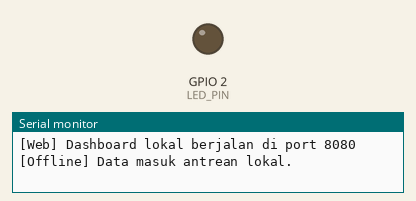
Bench run of a sketch on a simulated ESP32. Parts: output pins drawn as LEDs (lit = HIGH), the last lines printed to the serial monitor. WiFi joins after 1.5 s; servers stay silent unless stated; uploads are accepted with an empty reply; the local clock reads 2024-03-15 10:24:30 at power-on unless the sketch sets it; storage starts empty.

Above: at 1.6 s.
At 38.02 s:
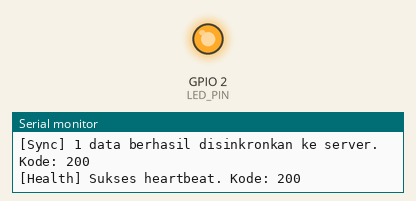
Timing chart, 0 to 39.6 s (numbered marks = the images above):
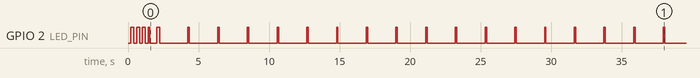

Measured:
- by itself, GPIO 2 (LED_PIN): goes 3 × (HIGH 0.20 s, LOW 0.20 s), HIGH 0.13 s, LOW 0.50 s, HIGH 0.19 s, 17 × (LOW 2.0 s, HIGH 0.10 s), then LOW

The sketch:

Sensor_Suhu.ino
```cpp
#include <Arduino.h>
#include <LittleFS.h>
#include <esp_task_wdt.h>
#include <esp_idf_version.h>

#include "Config.h"
#include "AppConfig.h"
#include "NetworkService.h"
#include "DHTService.h"
#include "LEDService.h"

#define WDT_TIMEOUT 30 // 30 Detik toleransi (network.begin() blocking max 10 detik di Core 0)

// Inisialisasi layanan jaringan dan modul sensor
NetworkService network;
DHTService dhtModule;
LEDService ledIndicator(LED_PIN);

// Deklarasi Task
void TaskNetwork(void *pvParameters);
void TaskSensor(void *pvParameters);

// Fungsi ini otomatis berjalan saat modul DHT mendeteksi sensor dicolok atau suhu berubah
void onSensorChange(String id, float temp, float hum) {
  // Hanya push ke queue. TaskNetwork yang akan kirim HTTP secara asinkron.
  network.sendDataToAPI("DHT_UPDATE", id, temp, hum);
}

void setup() {
  Serial.begin(115200);
  ledIndicator.begin();

  // 1. Inisialisasi Watchdog Timer (Perlindungan Crash - Dukungan Cross-Version Core v2 dan v3)
#if ESP_IDF_VERSION >= ESP_IDF_VERSION_VAL(5, 0, 0)
  esp_task_wdt_config_t wdt_config = {
    .timeout_ms = WDT_TIMEOUT * 1000,
    .idle_core_mask = (1 << portNUM_PROCESSORS) - 1,
    .trigger_panic = true
  };
  // Reconfigure karena di Core 3.x WDT mungkin sudah diinisialisasi otomatis
  esp_task_wdt_reconfigure(&wdt_config);
#endif

  // 2. Inisialisasi File System & Konfigurasi
  if (!LittleFS.begin(true)) {
    Serial.println("[Storage] Error: Gagal me-mount LittleFS!");
  } else {
    Serial.println("[Storage] LittleFS berhasil di-mount.");
  }
  appConfig.load(); // Load parameter dari LittleFS

  // 3. Daftarkan callback sensor & inisialisasi hardware sensor
  dhtModule.onDataChange(onSensorChange);
  dhtModule.begin();

  // 4. Pembuatan FreeRTOS Tasks (Dual-Core)
  //    PENTING: Tasks dibuat SEBELUM network.begin() agar sensor langsung berjalan
  //    network.begin() (WiFiManager) dipanggil di dalam TaskNetwork sehingga
  //    hanya memblok Core 0, tidak memblok TaskSensor di Core 1.
  xTaskCreatePinnedToCore(
    TaskNetwork,   // Fungsi task
    "TaskNetwork", // Nama task
    8192,          // Stack size (WiFi dan HTTPClient butuh cukup besar)
    NULL,          // Parameter
    1,             // Priority
    NULL,          // Task handle
    0              // Dijalankan di Core 0 (Khusus Jaringan)
  );

  xTaskCreatePinnedToCore(
    TaskSensor,
    "TaskSensor",
    4096,
    NULL,
    1,
    NULL,
    1              // Dijalankan di Core 1 (Khusus Sensor & Hardware)
  );

  Serial.println("[System] FreeRTOS Dual-Core Berhasil Berjalan!");
  Serial.println("[System] Sensor mulai berjalan. WiFi diinisialisasi di latar belakang (Core 0)...");
}

// Loop utama Arduino tidak dipakai agar memori bersih
void loop() {
  vTaskDelete(NULL);
}

// ==========================================
// FREERTOS TASKS
// ==========================================

void TaskNetwork(void *pvParameters) {
  // network.begin() dipanggil di sini, di dalam task Core 0.
  // Ini akan memblok Core 0 max ~10 detik (WiFiManager connect timeout).
  // JANGAN mendaftarkan task ini ke WDT sebelum network.begin() selesai,
  // karena default WDT timeout adalah 5 detik (akan menyebabkan crash).
  network.begin();

  // Setelah selesai inisialisasi jaringan (terlepas dari berhasil atau masuk AP mode),
  // baru daftarkan task ini ke Watchdog Timer.
  esp_task_wdt_add(NULL);

  unsigned long previousHeartbeatMillis = 0;

  for(;;) {
    esp_task_wdt_reset(); // Beri makan WDT agar tidak reboot

    // Proses semua infrastruktur jaringan (WiFiManager portal, OTA, Sync Queue, Web Server)
    network.handle();

    // Heartbeat Status API
    unsigned long currentMillis = millis();
    if (currentMillis - previousHeartbeatMillis >= HEARTBEAT_INTERVAL || (previousHeartbeatMillis == 0 && currentMillis > 10000)) {
      previousHeartbeatMillis = currentMillis;
      String sensorStatus = dhtModule.getSensorsStatusJSON();
      network.sendHealthCheck(sensorStatus);
    }

    vTaskDelay(10 / portTICK_PERIOD_MS); // Istirahatkan core agar tidak overheat
  }
}

void TaskSensor(void *pvParameters) {
  esp_task_wdt_add(NULL);

  for(;;) {
    esp_task_wdt_reset(); // Feed WDT di awal loop

    // Baca sensor: esp_task_wdt_reset() dipanggil di dalam DHTService::handle() per-sensor
    dhtModule.handle();

    esp_task_wdt_reset(); // Feed WDT lagi setelah selesai semua pembacaan

    // Logika Indikator LED Dinamis (Sudah Terpisah)
    ledIndicator.handle(WiFi.status() == WL_CONNECTED, network.getQueueCountFast());

    vTaskDelay(10 / portTICK_PERIOD_MS);
  }
}
```

DHTService.cpp
```cpp
#include "DHTService.h"

float DHTService::getAverage(float* array, int size) {
  float sum = 0;
  for (int i = 0; i < size; i++) {
    sum += array[i];
  }
  return sum / size;
}

// Fungsi pembacaan DHT11 kustom yang TIDAK mematikan interupsi (noInterrupts/InterruptLock).
// Mengeliminasi 100% kemungkinan WDT Panic akibat IPC dari WiFiManager/Dual-Core.
bool readDHT11Safe(int pin, float &temp, float &hum) {
  uint8_t data[5] = {0, 0, 0, 0, 0};

  pinMode(pin, OUTPUT);
  digitalWrite(pin, LOW);
  delay(20); // Hold LOW untuk start signal DHT11
  digitalWrite(pin, HIGH);
  delayMicroseconds(30);
  pinMode(pin, INPUT_PULLUP);

  unsigned long timeout;

  // Tunggu DHT menarik LOW
  timeout = micros();
  while(digitalRead(pin) == HIGH) {
    if (micros() - timeout > 100) return false;
  }

  // Tunggu DHT melepas ke HIGH
  timeout = micros();
  while(digitalRead(pin) == LOW) {
    if (micros() - timeout > 100) return false;
  }

  // Tunggu DHT bersiap kirim data (LOW lagi)
  timeout = micros();
  while(digitalRead(pin) == HIGH) {
    if (micros() - timeout > 100) return false;
  }

  // Baca 40 bit data
  for (int i = 0; i < 40; i++) {
    timeout = micros();
    while(digitalRead(pin) == LOW) {
      if (micros() - timeout > 100) return false;
    }

    unsigned long startHigh = micros();
    while(digitalRead(pin) == HIGH) {
      if (micros() - startHigh > 100) return false;
    }

    // Jika HIGH lebih dari 40us, bit adalah 1
    if ((micros() - startHigh) > 40) {
      data[i / 8] |= (1 << (7 - (i % 8)));
    }
  }

  // Cek Checksum
  uint8_t sum = data[0] + data[1] + data[2] + data[3];
  if (data[4] == sum) {
    hum = data[0] + (data[1] * 0.1);
    temp = data[2] + (data[3] * 0.1);
    return true;
  }
  return false;
}

void DHTService::triggerUpdate(int index, float t, float h) {
  sensors[index].lastTemp = t;
  sensors[index].lastHum = h;

  if (onDataChangeCallback != nullptr) {
    onDataChangeCallback(sensors[index].idSensor, t, h);
  }
}

void DHTService::begin() {
  for (int i = 0; i < 3; i++) {
    sensors[i].pin = DHT_PINS[i];
    sensors[i].idSensor = "DHT11_PIN_" + String(DHT_PINS[i]);
    sensors[i].lastTemp = 0.0;
    sensors[i].lastHum = 0.0;
    sensors[i].isAvailable = false;
    sensors[i].sampleIndex = 0;
    sensors[i].failedReads = 0;
    sensors[i].pauseUntilMs = 0; // 0 = aktif, tidak dalam periode pause

    // Inisialisasi awal array history dengan 0
    for(int j = 0; j < 5; j++) {
      sensors[i].tempHistory[j] = 0.0;
      sensors[i].humHistory[j] = 0.0;
    }

    // Inisialisasi objek DHT secara dinamis
    sensors[i].dhtPointer = new DHT(sensors[i].pin, DHT11);
    sensors[i].dhtPointer->begin();
  }
  Serial.println("[DHT] Sistem Multi-Sensor Siap dengan Filter Moving Average.");

  // PENTING: Tunda pembacaan pertama selama DHT_INTERVAL agar tidak bertabrakan
  // dengan inisialisasi Flash/NVS oleh WiFiManager di Core 0.
  previousMillis = millis();
}

void DHTService::onDataChange(void (*callback)(String, float, float)) {
  onDataChangeCallback = callback;
}

String DHTService::getSensorsStatusJSON() {
  // Menggunakan ArduinoJson untuk mencegah Heap Fragmentation
  #if ARDUINOJSON_VERSION_MAJOR >= 7
  JsonDocument doc;
  #else
  DynamicJsonDocument doc(512);
  #endif

  for (int i = 0; i < 3; i++) {
    JsonObject sensor = doc.createNestedObject();
    sensor["id"] = sensors[i].idSensor;
    sensor["is_available"] = sensors[i].isAvailable;
    sensor["failed_reads"] = sensors[i].failedReads;
  }

  String output;
  serializeJson(doc, output);
  return output;
}

void DHTService::handle() {
  unsigned long currentMillis = millis();

  // PENTING: Tunda pembacaan sensor selama 15 detik pertama sejak boot.
  // WiFiManager melakukan operasi akses NVS/Flash (Core 0) pada awal boot
  // yang memicu Inter-Processor Call (IPC). Jika bersamaan dengan
  // DHT read yang mengunci interupsi di Core 1, akan memicu WDT Panic!
  if (currentMillis < 15000) return;

  // PENTING: Pastikan DHT_INTERVAL di Config.h minimal bernilai 2000 (2 detik)
  if (currentMillis - previousMillis < DHT_INTERVAL) return;
  previousMillis = currentMillis;

  // Mengambil offset dari AppConfig dinamis
  float currentOffset = appConfig.getTempOffsetFloat();

  for (int i = 0; i < 3; i++) {
    // --- DYNAMIC SENSOR: Auto-pause & Auto-recovery ---
    if (sensors[i].pauseUntilMs > 0) {
      if (currentMillis < sensors[i].pauseUntilMs) {
        // Sensor sedang di-pause, skip tanpa blocking read
        continue;
      } else {
        // Periode pause habis — coba lagi (auto-recovery jika sensor baru dicolok)
        sensors[i].pauseUntilMs = 0;
        sensors[i].failedReads = 0;
        Serial.printf("[DHT] Mencoba auto-recovery sensor %s...\n", sensors[i].idSensor.c_str());
      }
    }

    // Feed WDT sebelum setiap pembacaan: DHT11 bisa blocking ~1.2 detik/sensor saat pin kosong
    esp_task_wdt_reset();
    // Membaca menggunakan custom safe function alih-alih dhtPointer->read() yang memblokir interupsi
    float rawH = NAN;
    float rawT = NAN;

    bool success = readDHT11Safe(sensors[i].pin, rawT, rawH);

    // Tambahkan offset kalibrasi jika pembacaan berhasil
    if (!isnan(rawT)) {
      rawT += currentOffset;
    }

    // Filter anti-glitch. Buang jika NaN atau bernilai 0
    if (isnan(rawH) || isnan(rawT) || rawH <= 1.0 || rawT <= 1.0) {
      sensors[i].failedReads++;
      if (sensors[i].isAvailable) {
        sensors[i].isAvailable = false;
        Serial.printf("[DHT] Sensor %s TERPUTUS atau DATA INVALID!\n", sensors[i].idSensor.c_str());
      }
      // Setelah MAX_SENSOR_FAIL gagal berturut-turut, masuk mode pause
      // Sensor tidak akan di-baca selama SENSOR_RETRY_MS, lalu otomatis dicoba lagi
      if (sensors[i].failedReads >= MAX_SENSOR_FAIL) {
        sensors[i].pauseUntilMs = currentMillis + SENSOR_RETRY_MS;
        sensors[i].failedReads = 0; // Reset counter agar hitungan bersih saat retry
        Serial.printf("[DHT] Sensor %s di-pause %d detik. Akan dicoba lagi otomatis.\n",
          sensors[i].idSensor.c_str(), SENSOR_RETRY_MS / 1000);
      }
      continue;
    }
    sensors[i].failedReads = 0; // Reset jika berhasil

    // Masukkan data ke filter Rata-rata Bergerak (Moving Average)
    if (sensors[i].tempHistory[0] == 0.0 && sensors[i].tempHistory[1] == 0.0) {
      // Inisialisasi awal agar rata-rata tidak mulai dari 0
      for (int j = 0; j < 5; j++) {
        sensors[i].tempHistory[j] = rawT;
        sensors[i].humHistory[j] = rawH;
      }
    } else {
      int idx = sensors[i].sampleIndex;
      sensors[i].tempHistory[idx] = rawT;
      sensors[i].humHistory[idx] = rawH;
      sensors[i].sampleIndex = (idx + 1) % 5; // Berputar dari indeks 0 - 4
    }

    // Hitung hasil rata-rata dari 5 data terakhir
    float filteredT = getAverage(sensors[i].tempHistory, 5);
    float filteredH = getAverage(sensors[i].humHistory, 5);

    // Jika sensor baru online
    if (!sensors[i].isAvailable) {
      sensors[i].isAvailable = true;
      Serial.printf("[DHT] Sensor %s ONLINE!\n", sensors[i].idSensor.c_str());
      triggerUpdate(i, filteredT, filteredH);
    }
    // Threshold disesuaikan. Suhu berubah >= 1.0 atau Kelembapan >= 2.0 baru kirim API
    else if (abs(sensors[i].lastTemp - filteredT) >= 1.0 || abs(sensors[i].lastHum - filteredH) >= 2.0) {
      Serial.printf("[DHT] Perubahan data stabil terdeteksi pada %s\n", sensors[i].idSensor.c_str());
      triggerUpdate(i, filteredT, filteredH);
    }

    // PENTING: Berikan jeda (yield) antar pembacaan sensor.
    // Membaca DHT memblokir interupsi sementara. Jeda 50ms ini memberi waktu
    // bagi Core 1 untuk memproses IPC dari Core 0 (seperti aksi simpan config WiFi ke Flash).
    vTaskDelay(50 / portTICK_PERIOD_MS);
  }
}
```

DHTService.h
```cpp
#pragma once

#include <DHT.h>
#include <ArduinoJson.h>
#include <esp_task_wdt.h>
#include "Config.h"
#include "AppConfig.h"

// Struktur data untuk menyimpan status terakhir setiap sensor
struct DHTStruct {
  DHT* dhtPointer;
  int pin;
  String idSensor;
  float lastTemp;
  float lastHum;
  bool isAvailable;
  int failedReads;
  unsigned long pauseUntilMs; // Jika > 0, sensor di-skip sampai millis() melewati nilai ini

  // Array untuk menyimpan sampel pembacaan (Moving Average)
  float tempHistory[5];
  float humHistory[5];
  int sampleIndex;
};

class DHTService {
private:
  DHTStruct sensors[3];
  unsigned long previousMillis = 0;

  // Callback function untuk mengirim data ke NetworkService
  void (*onDataChangeCallback)(String id, float temp, float hum) = nullptr;

  // Fungsi pembantu untuk menghitung rata-rata array
  float getAverage(float* array, int size);
  void triggerUpdate(int index, float t, float h);

public:
  void begin();
  void onDataChange(void (*callback)(String, float, float));
  String getSensorsStatusJSON();
  void handle();
};
```

LEDService.cpp
```cpp
#include "LEDService.h"

LEDService::LEDService(int ledPin) {
  pin = ledPin;
  previousMillis = 0;
  ledState = LOW;
}

void LEDService::begin() {
  pinMode(pin, OUTPUT);
}

void LEDService::handle(bool isWifiConnected, int queueCount) {
  unsigned long currentMillis = millis();

  // Status 0: Disconnected (Fast blink 200ms)
  // Status 1: Normal (Heartbeat: 100ms ON, 2000ms OFF)
  // Status 2: Error/Queue Pending (Blink 500ms)

  int state = 0;
  if (!isWifiConnected) {
    state = 0;
  } else if (queueCount > 0) {
    state = 2;
  } else {
    state = 1;
  }

  if (state == 0) {
    // Fast blink (WiFi Terputus / Mode AP)
    if (currentMillis - previousMillis >= 200) {
      previousMillis = currentMillis;
      ledState = !ledState;
      digitalWrite(pin, ledState);
    }
  } else if (state == 2) {
    // Syncing / Antrean Tertahan
    if (currentMillis - previousMillis >= 500) {
      previousMillis = currentMillis;
      ledState = !ledState;
      digitalWrite(pin, ledState);
    }
  } else if (state == 1) {
    // Normal / Heartbeat (Standby Hemat Daya)
    if (ledState == LOW && currentMillis - previousMillis >= 2000) {
      previousMillis = currentMillis;
      ledState = HIGH;
      digitalWrite(pin, HIGH);
    } else if (ledState == HIGH && currentMillis - previousMillis >= 100) {
      previousMillis = currentMillis;
      ledState = LOW;
      digitalWrite(pin, LOW);
    }
  }
}
```

LEDService.h
```cpp
#pragma once

#include <Arduino.h>

class LEDService {
private:
  int pin;
  unsigned long previousMillis;
  int ledState;

public:
  LEDService(int ledPin);
  void begin();
  void handle(bool isWifiConnected, int queueCount);
};
```

NetworkService.h
```cpp
#pragma once

#include <WiFi.h>
#include <ESPmDNS.h>
#include <WiFiUdp.h>
#include <ArduinoOTA.h>
#include <WiFiManager.h>
#include <HTTPClient.h>
#include <WiFiClientSecure.h>
#include <LittleFS.h>
#include <time.h>
#include <ArduinoJson.h>
#include <WebServer.h>
#include <freertos/FreeRTOS.h>
#include <freertos/semphr.h>
#include "Config.h"
#include "AppConfig.h"

class NetworkService {
private:
  WiFiManager wm;
  WebServer server;
  bool isConnected = false;
  bool otaReady = false;
  SemaphoreHandle_t fsMutex;

  const char* offlineQueueFile = "/offline.jsonl";
  unsigned long lastSyncMillis = 0;
  const long SYNC_INTERVAL = 2000;
  int offlineQueueCount = -1; // -1 means uninitialized

  // Custom parameters for WiFiManager
  WiFiManagerParameter custom_api_url;
  WiFiManagerParameter custom_api_health_url;
  WiFiManagerParameter custom_temp_offset;

  void initOTA();
  void initWebServer();
  void handleRoot();
  void handleSync();

  String getTimeString();
  void countOfflineQueueInitially();
  void saveOfflineData(String payload);
  void syncOfflineData();

public:
  NetworkService();
  void begin();
  void handle();
  int getOfflineQueueCount();
  int getQueueCountFast() const { return (offlineQueueCount == -1) ? 0 : offlineQueueCount; }
  void sendHealthCheck(String sensorStatusJSON);
  void sendDataToAPI(const char* statusAplikasi, String idSensor = "", float suhu = -999.0, float hum = -999.0);
};
```

AppConfig.cpp
```cpp
#include "AppConfig.h"

AppConfig appConfig;

AppConfig::AppConfig() {
    // Default values
    strcpy(apiUrl, "https://your-domain.com/api.php");
    strcpy(apiHealthUrl, "https://your-domain.com/api_health.php");
    strcpy(tempOffset, "-5.0");
}

void AppConfig::load() {
    if (LittleFS.exists("/config.json")) {
        File file = LittleFS.open("/config.json", FILE_READ);
        if (file) {
            // Menggunakan ukuran memori yang aman
            #if ARDUINOJSON_VERSION_MAJOR >= 7
            JsonDocument doc;
            #else
            DynamicJsonDocument doc(1024);
            #endif

            DeserializationError error = deserializeJson(doc, file);
            if (!error) {
                if (doc.containsKey("apiUrl")) strncpy(apiUrl, doc["apiUrl"], sizeof(apiUrl));
                if (doc.containsKey("apiHealthUrl")) strncpy(apiHealthUrl, doc["apiHealthUrl"], sizeof(apiHealthUrl));
                if (doc.containsKey("tempOffset")) strncpy(tempOffset, doc["tempOffset"], sizeof(tempOffset));
                Serial.println("[Config] Parameter dimuat dari LittleFS.");
            } else {
                Serial.println("[Config] Gagal parsing config.json.");
            }
            file.close();
        }
    } else {
        Serial.println("[Config] File config.json tidak ditemukan, menggunakan default.");
    }
}

void AppConfig::save() {
    File file = LittleFS.open("/config.json", FILE_WRITE);
    if (file) {
        #if ARDUINOJSON_VERSION_MAJOR >= 7
        JsonDocument doc;
        #else
        DynamicJsonDocument doc(1024);
        #endif

        doc["apiUrl"] = apiUrl;
        doc["apiHealthUrl"] = apiHealthUrl;
        doc["tempOffset"] = tempOffset;

        serializeJson(doc, file);
        file.close();
        Serial.println("[Config] Parameter disimpan ke LittleFS.");
    }
}

float AppConfig::getTempOffsetFloat() {
    return String(tempOffset).toFloat();
}
```

Source omitted: NetworkService.cpp (14690 bytes), AppConfig.h (299 bytes), Config.h (1555 bytes)
